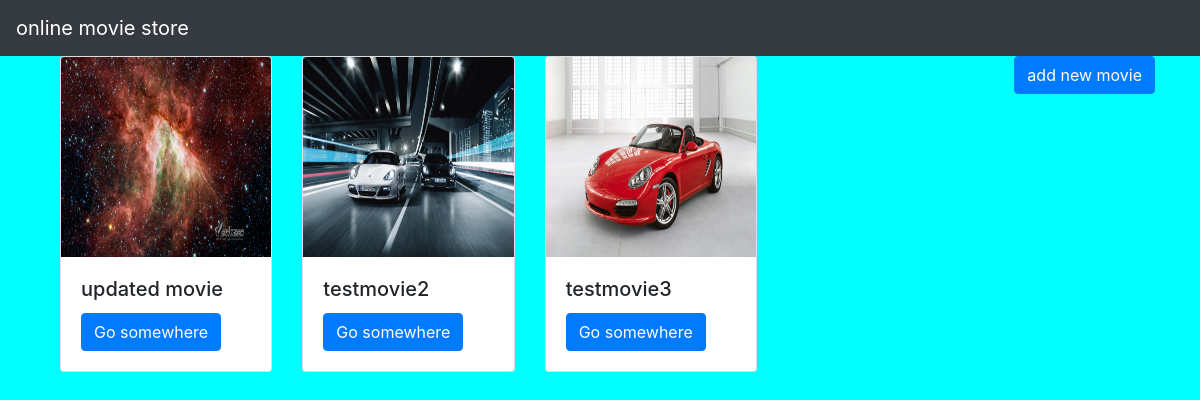
The page / on the database its author committed.
### movieapp/models.py (models this page shows, shortened)
class Movie(models.Model):
    name=models.CharField(max_length=250)
    desc=models.TextField()
    year=models.IntegerField()
    img=models.ImageField(upload_to='gallery')

### movieapp/views.py (the view)
# urls.py: path('',views.index,name='index'),
def index(request):
    movie=Movie.objects.all()
    context={
        'movie_list':movie
    }
    return render(request,'index.html',context)

### templates/index.html
{% extends 'base.html' %}
{% block body%}
<div class="container">
    <div style="float: right">
    <a class="btn btn-primary" href="{% url 'movieapp:add_movie' %}">add new movie</a>
    </div>
    <div class="row">
        {% for i in movie_list %}
        <div class="col-md-3">
            <div class="card" >
                <img class="card-img-top" src="{{i.img.url}}" alt="Card image cap" width="250px" height="200px">
                <div class="card-body">
                  <h5 class="card-title">{{i.name}}</h5>
                  <a href="{% url  'movieapp:detail' i.id %}" class="btn btn-primary">Go somewhere</a>
                </div>
              </div>
        </div>
        {%endfor%}
    </div>
</div>
{% endblock %}

### templates/base.html (shortened to what this page needs)
{% load static %}
<!Doctype html>
<html lang="en">
<head>
<link rel="stylesheet" href="https://cdn.jsdelivr.net/npm/bootstrap@4.0.0/dist/css/bootstrap.min.css">
<link rel="stylesheet" href=" {% static "style.css" %}" >
</head>
<body>
    <nav class="navbar navbar-dark bg-dark">
    <a class="navbar-brand" href="#">
      online movie store
    </a>
    </nav>
    {% block body%}
    {% endblock %}
</body>
</html>

### static/style.css (style rules this page uses)
body { background-color:aqua; }

### rows shown on the page
Movie: img (picture), name "updated movie"
Movie: img (picture), name "testmovie2"
Movie: img (picture), name "testmovie3"
